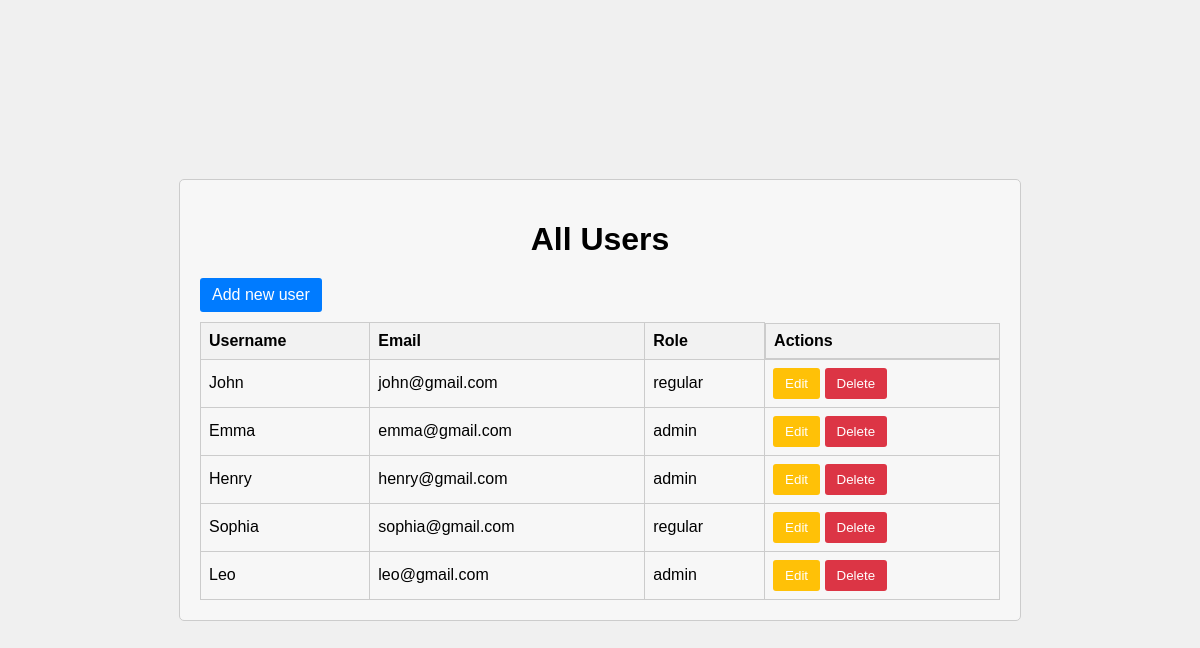
The page /allUsers.php on the database its author committed.
### tables this page shows
CREATE TABLE `user` (
  `user_id` int(11) NOT NULL,
  `username` varchar(100) NOT NULL,
  `email` varchar(100) NOT NULL,
  `role` varchar(20) NOT NULL
);

### userManagement.php (called while the page is built, shortened)
<?php
require_once 'database.php';
$host = "localhost";
$username = "root";
$dbname = "ums";
class UserManagement
{
    private $database;
    public function __construct($database)
    {
        $this->database = $database;
    }
    public function getAllUsers()
    {
        $sql = "SELECT * FROM user";
        $users = $this->database->read($sql);
        return $users;
    }
}
$database = new Database($host, $username, $dbname);
$userManagement = new UserManagement($database);
?>

### database.php (called while the page is built, shortened)
<?php
class Database
{
    private $host;
    private $username;
    private $dbname;
    private $connection;
    public function __construct($host, $username, $dbname)
    {
        $this->host = $host;
        $this->username = $username;
        $this->dbname = $dbname;
    }
    private function connect()
    {
        try {
            $this->connection = new PDO("mysql:host=$this->host;dbname=$this->dbname", $this->username);
            $this->connection->setAttribute(PDO::ATTR_ERRMODE, PDO::ERRMODE_EXCEPTION);
        } catch (PDOException $e) {
            die("Connection failed: " . $e->getMessage());
        }
    }
    public function read($sql, $params = [])
    {
        $stmt = $this->connection->prepare($sql);
        $stmt->execute($params);
        return $stmt->fetchAll(PDO::FETCH_ASSOC);
    }
}
?>

### allUsers.php (the view, shortened to what this page needs)
<?php
require_once 'userManagement.php';
$users = $userManagement->getAllUsers();
?>
<!DOCTYPE html>
<html>
<head>
    <link rel="stylesheet" type="text/css" href="styles.css">
</head>
<body>
    <div class="container-users">
        <table>
            <h1>All Users</h1>
            <div class="user-row">
                <a href="userPage.php ?>" class="users">Add new user</a>
                <tr>
                    <th>Username</th>
                    <th>Email</th>
                    <th>Role</th>
                    <th class="actions">Actions</th>
                </tr>
                <?php foreach ($users as $user) { ?>
                    <tr>
                        <td>
                            <?php echo $user['username']; ?>
                        </td>
                        <td>
                            <?php echo $user['email']; ?>
                        </td>
                        <td>
                            <?php echo $user['role']; ?>
                        </td>
                        <td>
                            <form action="allUsers.php" method="post">
                                <button type="submit" name="edit_user">Edit</button>
                                <button type="submit" name="delete_user">Delete</button>
                            </form>
                        </td>
                    </tr>
                <?php } ?>
        </table>
    </div>
</body>
</html>

### styles.css (style rules this page uses)
body { font-family: Arial, sans-serif; display: flex; justify-content: center; align-items: center; min-height: 100vh; margin: 0; background-color: #f0f0f0; }
button { padding: 8px 12px; background-color: #007bff; color: #fff; border: none; border-radius: 3px; cursor: pointer; }
.users { padding: 8px 12px; background-color: #007bff; color: #fff; border: none; border-radius: 3px; cursor: pointer; text-decoration: none; }
.user-row { display: flex; justify-content: space-between; align-items: center; margin-bottom: 10px; }
.container-users { width: 800px; margin: 0 auto; padding: 20px; border: 1px solid #ccc; border-radius: 5px; background-color: #f7f7f7; }
h1 { text-align: center; margin-bottom: 20px; }
table { width: 100%; border-collapse: collapse; }
th, td { border: 1px solid #ccc; padding: 8px; text-align: left; }
th { background-color: #f2f2f2; }
.actions { display: flex; }
button[name="edit_user"] { background-color: #ffc107; }
button[name="delete_user"] { background-color: #dc3545; }

### rows shown on the page
user: username "John", email "john@gmail.com", role "regular"
user: username "Emma", email "emma@gmail.com", role "admin"
user: username "Henry", email "henry@gmail.com", role "admin"
user: username "Sophia", email "sophia@gmail.com", role "regular"
user: username "Leo", email "leo@gmail.com", role "admin"
